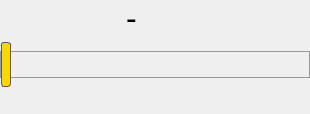
<?xml version="1.0" encoding="UTF-8"?>
<ui version="4.0">
 <class>MinimalistWidget</class>
 <widget class="QWidget" name="MinimalistWidget">
  <property name="geometry">
   <rect>
    <x>0</x>
    <y>0</y>
    <width>310</width>
    <height>114</height>
   </rect>
  </property>
  <property name="windowTitle">
   <string>Form</string>
  </property>
  <property name="styleSheet">
   <string notr="true"> QSlider::groove:horizontal {
     border: 1px solid #999999;
     height: 25px; /* the groove expands to the size of the slider by default. by giving it a height, it has a fixed size */
	 /* background: qlineargradient(x1:0, y1:0, x2:1, y2:0, stop:0.0 white, stop:0.20 white, stop:0.21 pink, stop:0.39 pink, stop:0.40 white, stop:1.0 white); */
     margin: 2px 0;
 }

 QSlider::handle:horizontal {
     background: gold;
     border: 1px solid #5c5c5c;
     width: 8px;
     margin: -10px 0; /* handle is placed by default on the contents rect of the groove. Expand outside the groove */
     border-radius: 3px;
 }</string>
  </property>
  <layout class="QVBoxLayout" name="verticalLayout">
   <property name="spacing">
    <number>0</number>
   </property>
   <property name="leftMargin">
    <number>0</number>
   </property>
   <property name="topMargin">
    <number>0</number>
   </property>
   <property name="rightMargin">
    <number>0</number>
   </property>
   <property name="bottomMargin">
    <number>0</number>
   </property>
   <item>
    <widget class="QFrame" name="frame">
     <property name="frameShape">
      <enum>QFrame::NoFrame</enum>
     </property>
     <property name="frameShadow">
      <enum>QFrame::Raised</enum>
     </property>
     <layout class="QGridLayout" name="gridLayout">
      <property name="leftMargin">
       <number>0</number>
      </property>
      <property name="topMargin">
       <number>0</number>
      </property>
      <property name="rightMargin">
       <number>0</number>
      </property>
      <property name="bottomMargin">
       <number>0</number>
      </property>
      <item row="2" column="0">
       <widget class="QSlider" name="horizontalSlider">
        <property name="sizePolicy">
         <sizepolicy hsizetype="Preferred" vsizetype="Minimum">
          <horstretch>0</horstretch>
          <verstretch>0</verstretch>
         </sizepolicy>
        </property>
        <property name="minimumSize">
         <size>
          <width>0</width>
          <height>45</height>
         </size>
        </property>
        <property name="maximum">
         <number>1000</number>
        </property>
        <property name="pageStep">
         <number>1</number>
        </property>
        <property name="value">
         <number>0</number>
        </property>
        <property name="tracking">
         <bool>false</bool>
        </property>
        <property name="orientation">
         <enum>Qt::Horizontal</enum>
        </property>
        <property name="invertedAppearance">
         <bool>false</bool>
        </property>
       </widget>
      </item>
      <item row="4" column="0">
       <spacer name="verticalSpacer">
        <property name="orientation">
         <enum>Qt::Vertical</enum>
        </property>
        <property name="sizeHint" stdset="0">
         <size>
          <width>20</width>
          <height>40</height>
         </size>
        </property>
       </spacer>
      </item>
      <item row="1" column="0">
       <layout class="QHBoxLayout" name="horizontalLayout">
        <item>
         <spacer name="horizontalSpacer_3">
          <property name="orientation">
           <enum>Qt::Horizontal</enum>
          </property>
          <property name="sizeType">
           <enum>QSizePolicy::MinimumExpanding</enum>
          </property>
          <property name="sizeHint" stdset="0">
           <size>
            <width>40</width>
            <height>20</height>
           </size>
          </property>
         </spacer>
        </item>
        <item>
         <widget class="QLabel" name="label_image">
          <property name="minimumSize">
           <size>
            <width>35</width>
            <height>35</height>
           </size>
          </property>
          <property name="text">
           <string/>
          </property>
         </widget>
        </item>
        <item>
         <widget class="QLabel" name="label_value">
          <property name="minimumSize">
           <size>
            <width>100</width>
            <height>0</height>
           </size>
          </property>
          <property name="font">
           <font>
            <pointsize>24</pointsize>
            <weight>50</weight>
            <bold>false</bold>
           </font>
          </property>
          <property name="text">
           <string>-</string>
          </property>
          <property name="alignment">
           <set>Qt::AlignLeading|Qt::AlignLeft|Qt::AlignVCenter</set>
          </property>
         </widget>
        </item>
        <item>
         <spacer name="horizontalSpacer_2">
          <property name="orientation">
           <enum>Qt::Horizontal</enum>
          </property>
          <property name="sizeType">
           <enum>QSizePolicy::MinimumExpanding</enum>
          </property>
          <property name="sizeHint" stdset="0">
           <size>
            <width>40</width>
            <height>20</height>
           </size>
          </property>
         </spacer>
        </item>
       </layout>
      </item>
     </layout>
    </widget>
   </item>
  </layout>
 </widget>
 <resources/>
 <connections/>
</ui>
